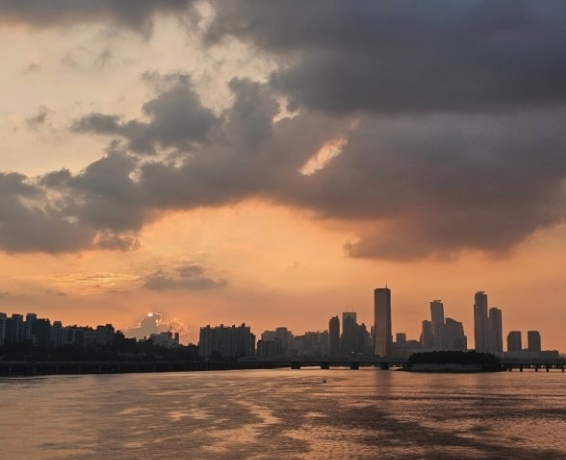
#> input picture Original.jpeg, 566 x 460 px, found by its file name
$ python histogram3_gray.py
#> lines starting #> are read from the running program, lines starting #| are printed output that depends on the picture
import numpy as np         # 숫자 배열 계산을 위해 사용
import matplotlib.pyplot as plt  # 결과 시각화를 위해 사용
import cv2             # 이미지 파일을 불러오고 저장하는 데 사용 (PIL 대신 사용)

# 이미지를 흑백으로 불러오는 함수
def load_image_gray(path):
#> called with path = 'C:/vscode/histogram/Original.jpeg'
    img = cv2.imread(path)         # 이미지 읽기 (컬러일 수도 있음)
#> img is the input picture: shape (460, 566, 3); mean B, G, R 92.1, 109.2, 136.3
    if len(img.shape) == 3:            # 만약 컬러 이미지면
        img = img[:, :, 0]             # 첫 번째 채널(R)을 사용하여 흑백처럼 사용
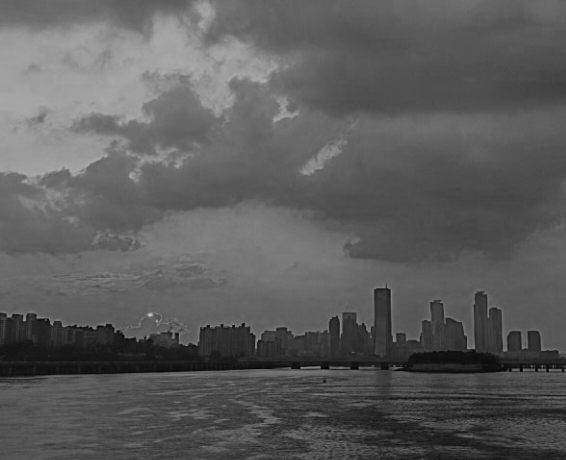
#> img: shape (460, 566); min 0, max 201, mean 92.1
#> call 2 of load_image_gray, with path = 'C:/vscode/histogram/Reference.jpeg'
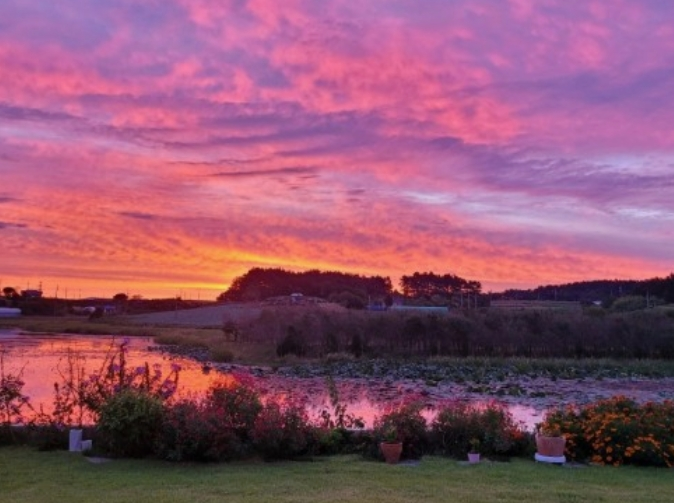
#> input picture Reference.jpeg, 674 x 503 px, found by its file name
#> in load_image_gray, img is the input picture: shape (503, 674, 3); mean B, G, R 110.4, 84.9, 143.9
#> in load_image_gray (call 2), `img = img[:, :, 0]`:
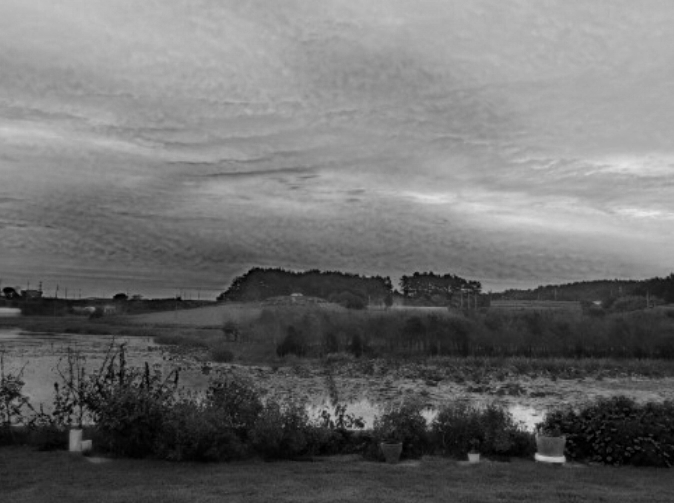
#> img: shape (503, 674); min 0, max 234, mean 110.4
    return img.astype(np.uint8)        # 정수형으로 변환해서 리턴

# 히스토그램을 직접 계산하는 함수
def compute_histogram(image):
    hist = np.zeros(256)               # 픽셀 값 0~255를 위한 빈 배열
    for i in range(image.shape[0]):    # 이미지 세로 방향
        for j in range(image.shape[1]):  # 이미지 가로 방향
            value = image[i, j]        # 현재 픽셀 값 가져오기
            hist[value] += 1           # 해당 값에 해당하는 히스토그램 카운트 증가
#> after the loop, hist = 256 values, max 4980 at index 93, min 0 at index 172, mean 1017
    return hist

# 확률 분포 함수 (PDF) 계산
def compute_pdf(hist, total_pixels):
    return hist / total_pixels         # 각 빈도를 전체 픽셀 수로 나눔

# 누적 분포 함수 (CDF)를 수작업으로 계산
def compute_cdf_manual(pdf):
    cdf = np.zeros_like(pdf)           # 같은 크기의 배열 생성
    cum = 0.0                          # 누적합을 저장할 변수
    for i in range(len(pdf)):
        cum += pdf[i]                  # 이전 값들과 더해가며 누적
        cdf[i] = cum                   # CDF 배열에 저장
    return cdf

# CDF를 기반으로 픽셀 매핑 테이블 생성
def create_mapping(cdf_source, cdf_reference):
    mapping = np.zeros(256, dtype=np.uint8)  # 0~255의 매핑 저장용
    for src_val in range(256):
        diff = np.abs(cdf_source[src_val] - cdf_reference)  # 차이 계산
        mapping[src_val] = np.argmin(diff)   # 가장 비슷한 값의 인덱스를 매핑
    return mapping

# 히스토그램 매칭 수행 함수
def histogram_matching(source_img, reference_img):
    hist_source = compute_histogram(source_img)           # 원본 히스토그램
#> hist_source has the same summary as hist in compute_histogram
    hist_reference = compute_histogram(reference_img)     # 기준 히스토그램
#> hist_reference = 256 values, max 4990 at index 171, min 0 at index 235, mean 1324.3

    pdf_source = compute_pdf(hist_source, source_img.size)       # PDF 계산
#> pdf_source = 256 values, max 0.0191 at index 93, min 0 at index 172, mean 0.00391
    pdf_reference = compute_pdf(hist_reference, reference_img.size)
#> pdf_reference = 256 values, max 0.0147 at index 171, min 0 at index 235, mean 0.00391

    cdf_source = compute_cdf_manual(pdf_source)            # CDF 계산
#> the loop in compute_cdf_manual, `for i in range(len(pdf)):` made 256 passes
#> cum on passes 1 to 3: 4.22e-05, 6.15e-05, 8.07e-05
#> after the loop in compute_cdf_manual, `for i in range(len(pdf)):`: cdf = 256 values from 4.22e-05 to 1; cum = 1
#> cdf_source = 256 values from 4.22e-05 to 1
    cdf_reference = compute_cdf_manual(pdf_reference)
#> the loop in compute_cdf_manual (call 2), `for i in range(len(pdf)):` made 256 passes
#> cum on passes 1 to 3: 0.000678, 0.00116, 0.00176
#> cdf_reference = 256 values from 0.000678 to 1

    mapping = create_mapping(cdf_source, cdf_reference)    # 매핑 테이블 생성
#> after the loop in create_mapping, `for src_val in range(256):`: mapping = 256 values from 0 to 234
#> mapping = 256 values from 0 to 234

    # 실제 매핑 적용
    matched_img = np.zeros_like(source_img)
    for i in range(source_img.shape[0]):
        for j in range(source_img.shape[1]):
            matched_img[i, j] = mapping[source_img[i, j]]
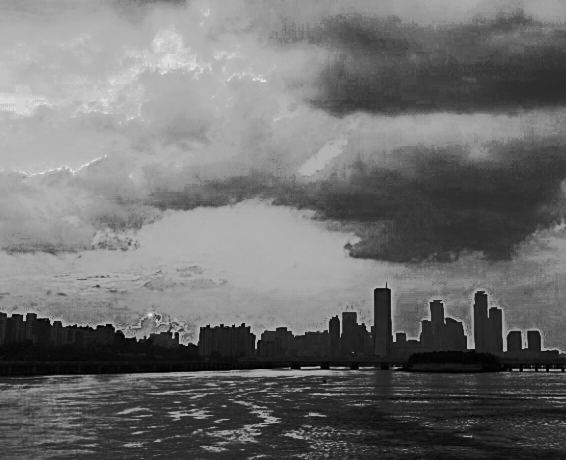
#> matched_img: shape (460, 566); min 0, max 234, mean 111
    return matched_img

# 히스토그램을 출력하는 함수
def plot_histogram(image, title):
    plt.hist(image.flatten(), bins=256, range=(0, 255), color='gray')
    plt.title(title)
    plt.xlabel('Pixel value')
    plt.ylabel('Frequency')
    plt.grid(True)

# 결과를 한 화면에 보여주는 함수
def show_results(source, reference, matched):
    plt.figure(figsize=(12, 8))

    # 이미지 출력
    plt.subplot(2, 3, 1)
    plt.imshow(source, cmap='gray')
    plt.title("Source Image")

    plt.subplot(2, 3, 2)
    plt.imshow(reference, cmap='gray')
    plt.title("Reference Image")

    plt.subplot(2, 3, 3)
    plt.imshow(matched, cmap='gray')
    plt.title("Matched Image")

    # 히스토그램 출력
    plt.subplot(2, 3, 4)
    plot_histogram(source, "original Histogram")

    plt.subplot(2, 3, 5)
    plot_histogram(reference, "Reference Histogram")

    plt.subplot(2, 3, 6)
    plot_histogram(matched, "Matched Histogram")

    plt.tight_layout()
    plt.show()
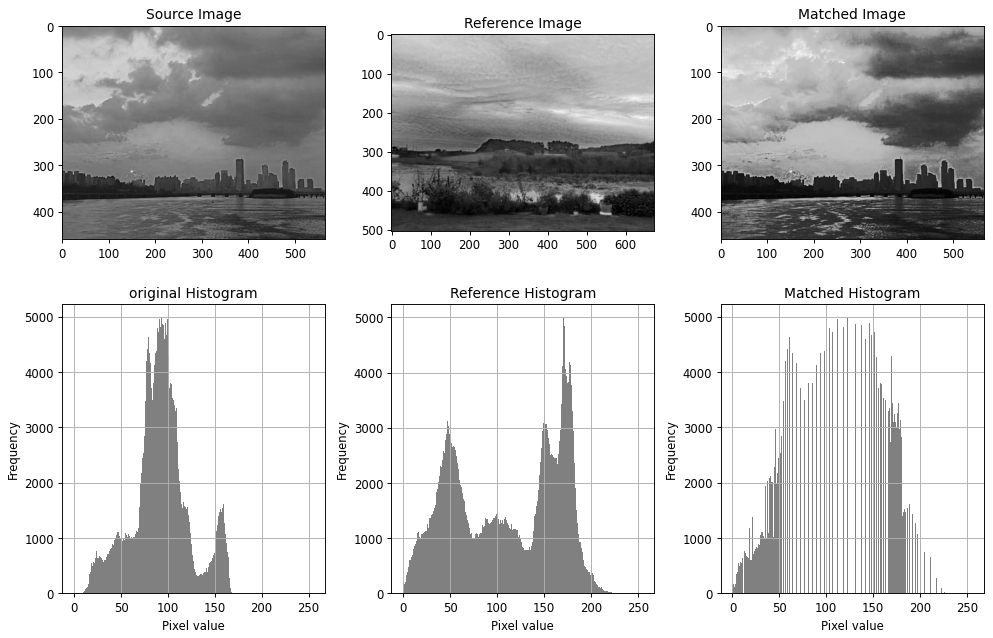
#> figure drawn by matplotlib, 6 panels; panel 4: tallest bar 4980 high, from x = 92.64 to 93.63; panel 5: tallest bar 4990 high, from x = 170.3 to 171.3; panel 6: tallest bar 4980 high, from x = 122.5 to 123.5

# 메인 함수 역할
if __name__ == "__main__":
    # 이미지 불러오기
    source = load_image_gray("C:/vscode/histogram/Original.jpeg")
    reference = load_image_gray("C:/vscode/histogram/Reference.jpeg")

    # 히스토그램 매칭 수행
    matched = histogram_matching(source, reference)

    # 결과 보기
    show_results(source, reference, matched)

    # 저장도 가능
    cv2.imwrite("C:/vscode/histogram/Result.jpg", matched)
